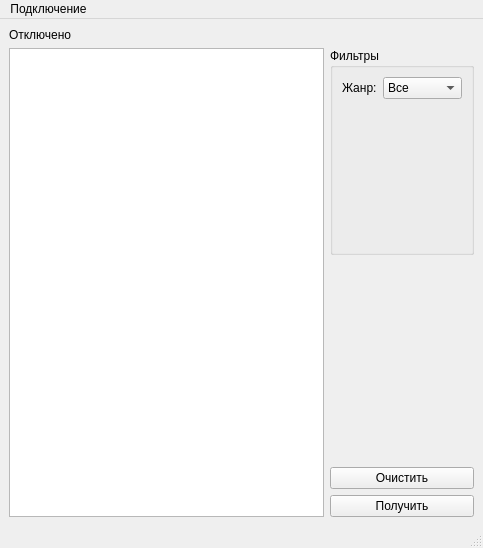
<?xml version="1.0" encoding="UTF-8"?>
<ui version="4.0">
 <class>MainWindow</class>
 <widget class="QMainWindow" name="MainWindow">
  <property name="geometry">
   <rect>
    <x>0</x>
    <y>0</y>
    <width>483</width>
    <height>548</height>
   </rect>
  </property>
  <property name="sizePolicy">
   <sizepolicy hsizetype="Preferred" vsizetype="Expanding">
    <horstretch>0</horstretch>
    <verstretch>0</verstretch>
   </sizepolicy>
  </property>
  <property name="windowTitle">
   <string>DBQuery</string>
  </property>
  <widget class="QWidget" name="centralwidget">
   <layout class="QGridLayout" name="gridLayout">
    <item row="4" column="1">
     <widget class="QPushButton" name="pb_request">
      <property name="sizePolicy">
       <sizepolicy hsizetype="Minimum" vsizetype="Maximum">
        <horstretch>0</horstretch>
        <verstretch>0</verstretch>
       </sizepolicy>
      </property>
      <property name="text">
       <string>Получить</string>
      </property>
     </widget>
    </item>
    <item row="1" column="1">
     <widget class="QGroupBox" name="gb_filters">
      <property name="sizePolicy">
       <sizepolicy hsizetype="Preferred" vsizetype="Minimum">
        <horstretch>0</horstretch>
        <verstretch>0</verstretch>
       </sizepolicy>
      </property>
      <property name="title">
       <string>Фильтры</string>
      </property>
      <layout class="QFormLayout" name="formLayout">
       <item row="0" column="0">
        <widget class="QLabel" name="lb_category">
         <property name="text">
          <string>Жанр:</string>
         </property>
        </widget>
       </item>
       <item row="0" column="1">
        <widget class="QComboBox" name="cb_category">
         <item>
          <property name="text">
           <string>Все</string>
          </property>
         </item>
         <item>
          <property name="text">
           <string>Комедия</string>
          </property>
         </item>
         <item>
          <property name="text">
           <string>Ужасы</string>
          </property>
         </item>
        </widget>
       </item>
      </layout>
     </widget>
    </item>
    <item row="2" column="1">
     <spacer name="verticalSpacer">
      <property name="orientation">
       <enum>Qt::Vertical</enum>
      </property>
      <property name="sizeType">
       <enum>QSizePolicy::Minimum</enum>
      </property>
      <property name="sizeHint" stdset="0">
       <size>
        <width>20</width>
        <height>40</height>
       </size>
      </property>
     </spacer>
    </item>
    <item row="3" column="1">
     <widget class="QPushButton" name="pb_clear">
      <property name="sizePolicy">
       <sizepolicy hsizetype="Minimum" vsizetype="Maximum">
        <horstretch>0</horstretch>
        <verstretch>0</verstretch>
       </sizepolicy>
      </property>
      <property name="text">
       <string>Очистить</string>
      </property>
     </widget>
    </item>
    <item row="0" column="0">
     <widget class="QLabel" name="lb_statusConnect">
      <property name="sizePolicy">
       <sizepolicy hsizetype="Preferred" vsizetype="Maximum">
        <horstretch>0</horstretch>
        <verstretch>0</verstretch>
       </sizepolicy>
      </property>
      <property name="text">
       <string>Отключено</string>
      </property>
     </widget>
    </item>
    <item row="1" column="0" rowspan="4">
     <widget class="QTableView" name="tableView"/>
    </item>
   </layout>
  </widget>
  <widget class="QMenuBar" name="menubar">
   <property name="geometry">
    <rect>
     <x>0</x>
     <y>0</y>
     <width>483</width>
     <height>21</height>
    </rect>
   </property>
   <widget class="QMenu" name="menu">
    <property name="title">
     <string>Подключение</string>
    </property>
    <addaction name="act_addData"/>
    <addaction name="separator"/>
    <addaction name="act_connect"/>
   </widget>
   <addaction name="menu"/>
  </widget>
  <widget class="QStatusBar" name="statusbar"/>
  <action name="act_connect">
   <property name="text">
    <string>Подключиться</string>
   </property>
  </action>
  <action name="act_addData">
   <property name="text">
    <string>Ввести данные</string>
   </property>
  </action>
 </widget>
 <resources/>
 <connections/>
</ui>
